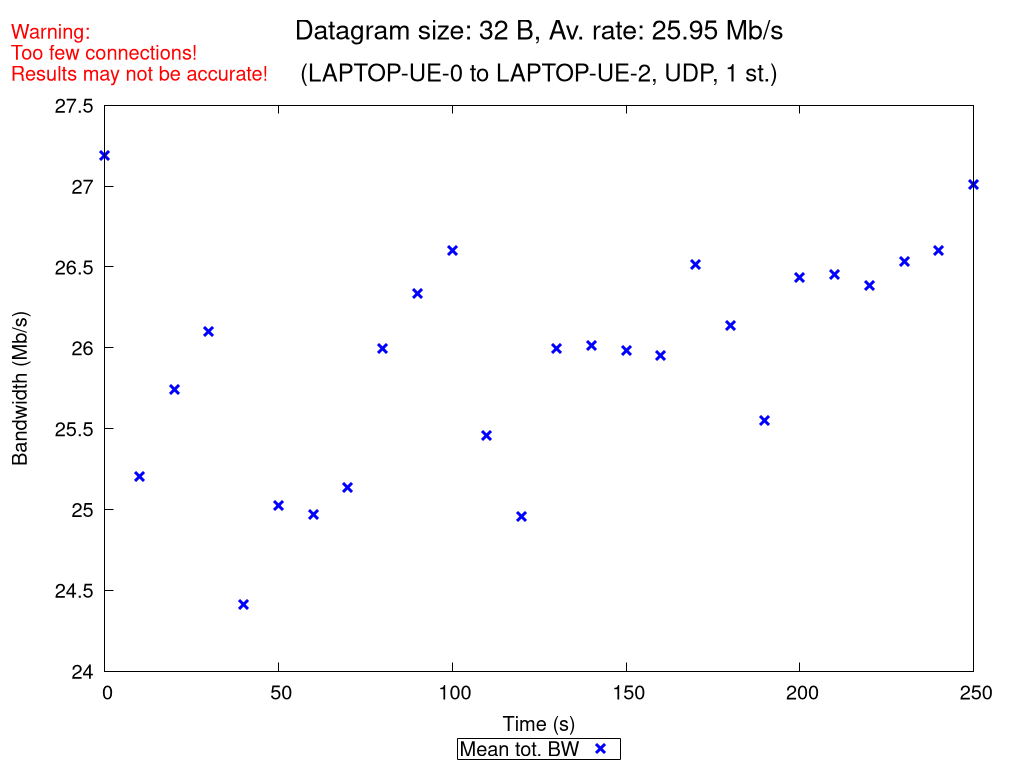

This chart was generated by the following gnuplot code:
set terminal pngcairo nocrop enhanced size 1024,768 font "Verdana,15"
set output "UDP_1_st_2020_10_17_18-23-59_one2two_00032B.png"

set title "{/=20 Datagram size: 32 B, Av. rate: 25.95 Mb/s}\n\n{/=18 (LAPTOP-UE-0 to LAPTOP-UE-2, UDP, 1 st.)}"
set label "Warning:\nToo few connections!\nResults may not be accurate!" at screen 0.01, screen 0.96 tc rgb "red"

set xlabel "Time (s)"
set ylabel "Bandwidth (Mb/s)"
set ytics nomirror
set key bmargin center horizontal box samplen 1 width -1
set bmargin 4.6
set rmargin 4.5

rf = 1000000.0  # rate factor
set style fill transparent solid 0.2 noborder
set autoscale xfix
plot "UDP_1_st_2020_10_17_18-23-59_one2two_00032B_iperf_processed.dat" using 1:($2/rf-$3/rf):($2/rf+$3/rf) with filledcurves lc rgb "blue" notitle, \
     "" using 1:($2/rf) with points pt 2 ps 1.5 lw 3 lc rgb "blue" title "Mean tot. BW", \
